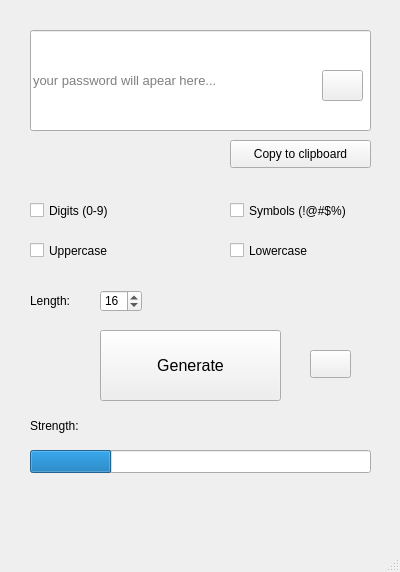
<?xml version="1.0" encoding="UTF-8"?>
<ui version="4.0">
 <class>MainWindow</class>
 <widget class="QMainWindow" name="MainWindow">
  <property name="geometry">
   <rect>
    <x>0</x>
    <y>0</y>
    <width>400</width>
    <height>572</height>
   </rect>
  </property>
  <property name="windowTitle">
   <string>MainWindow</string>
  </property>
  <widget class="QWidget" name="centralwidget">
   <widget class="QLineEdit" name="passwordLineEdit">
    <property name="geometry">
     <rect>
      <x>30</x>
      <y>30</y>
      <width>341</width>
      <height>101</height>
     </rect>
    </property>
    <property name="font">
     <font>
      <pointsize>10</pointsize>
     </font>
    </property>
    <property name="text">
     <string/>
    </property>
    <property name="readOnly">
     <bool>true</bool>
    </property>
    <property name="placeholderText">
     <string>your password will apear here...</string>
    </property>
   </widget>
   <widget class="QCheckBox" name="digitCheckBox">
    <property name="geometry">
     <rect>
      <x>30</x>
      <y>190</y>
      <width>150</width>
      <height>41</height>
     </rect>
    </property>
    <property name="font">
     <font>
      <pointsize>9</pointsize>
     </font>
    </property>
    <property name="text">
     <string>Digits (0-9)</string>
    </property>
   </widget>
   <widget class="QCheckBox" name="symbolCheckBox">
    <property name="geometry">
     <rect>
      <x>230</x>
      <y>190</y>
      <width>150</width>
      <height>41</height>
     </rect>
    </property>
    <property name="font">
     <font>
      <pointsize>9</pointsize>
     </font>
    </property>
    <property name="text">
     <string>Symbols (!@#$%)</string>
    </property>
   </widget>
   <widget class="QCheckBox" name="uppercaseCheckBox">
    <property name="geometry">
     <rect>
      <x>30</x>
      <y>230</y>
      <width>150</width>
      <height>41</height>
     </rect>
    </property>
    <property name="font">
     <font>
      <pointsize>9</pointsize>
     </font>
    </property>
    <property name="text">
     <string>Uppercase</string>
    </property>
   </widget>
   <widget class="QCheckBox" name="lowercaseCheckBox">
    <property name="geometry">
     <rect>
      <x>230</x>
      <y>230</y>
      <width>150</width>
      <height>41</height>
     </rect>
    </property>
    <property name="font">
     <font>
      <pointsize>9</pointsize>
     </font>
    </property>
    <property name="text">
     <string>Lowercase</string>
    </property>
   </widget>
   <widget class="QPushButton" name="copyButton">
    <property name="geometry">
     <rect>
      <x>230</x>
      <y>140</y>
      <width>141</width>
      <height>28</height>
     </rect>
    </property>
    <property name="text">
     <string>Copy to clipboard</string>
    </property>
    <property name="icon">
     <iconset>
      <normaloff>images/icons/myIcons/icons8-copy-40.png</normaloff>images/icons/myIcons/icons8-copy-40.png</iconset>
    </property>
   </widget>
   <widget class="QLabel" name="lengthLabel">
    <property name="geometry">
     <rect>
      <x>30</x>
      <y>280</y>
      <width>71</width>
      <height>41</height>
     </rect>
    </property>
    <property name="font">
     <font>
      <pointsize>9</pointsize>
     </font>
    </property>
    <property name="text">
     <string>Length:</string>
    </property>
   </widget>
   <widget class="QPushButton" name="generateButton">
    <property name="geometry">
     <rect>
      <x>100</x>
      <y>330</y>
      <width>181</width>
      <height>71</height>
     </rect>
    </property>
    <property name="font">
     <font>
      <pointsize>12</pointsize>
     </font>
    </property>
    <property name="text">
     <string>Generate</string>
    </property>
   </widget>
   <widget class="QLabel" name="strengthLabel">
    <property name="geometry">
     <rect>
      <x>30</x>
      <y>410</y>
      <width>341</width>
      <height>31</height>
     </rect>
    </property>
    <property name="font">
     <font>
      <pointsize>9</pointsize>
     </font>
    </property>
    <property name="text">
     <string>Strength:</string>
    </property>
   </widget>
   <widget class="QSpinBox" name="lengthSpinBox">
    <property name="geometry">
     <rect>
      <x>100</x>
      <y>290</y>
      <width>42</width>
      <height>22</height>
     </rect>
    </property>
    <property name="minimum">
     <number>4</number>
    </property>
    <property name="maximum">
     <number>128</number>
    </property>
    <property name="value">
     <number>16</number>
    </property>
   </widget>
   <widget class="QProgressBar" name="strengthProgressBar">
    <property name="geometry">
     <rect>
      <x>30</x>
      <y>450</y>
      <width>341</width>
      <height>23</height>
     </rect>
    </property>
    <property name="value">
     <number>24</number>
    </property>
    <property name="textVisible">
     <bool>false</bool>
    </property>
   </widget>
   <widget class="QPushButton" name="refreshButton">
    <property name="geometry">
     <rect>
      <x>310</x>
      <y>350</y>
      <width>41</width>
      <height>28</height>
     </rect>
    </property>
    <property name="text">
     <string/>
    </property>
    <property name="icon">
     <iconset>
      <normaloff>images/icons/myIcons/icons8-refresh-26.png</normaloff>images/icons/myIcons/icons8-refresh-26.png</iconset>
    </property>
   </widget>
   <widget class="QPushButton" name="visibleButton">
    <property name="geometry">
     <rect>
      <x>322</x>
      <y>70</y>
      <width>41</width>
      <height>31</height>
     </rect>
    </property>
    <property name="text">
     <string/>
    </property>
    <property name="icon">
     <iconset>
      <normaloff>images/icons/myIcons/icons8-eye-40.png</normaloff>images/icons/myIcons/icons8-eye-40.png</iconset>
    </property>
   </widget>
  </widget>
  <widget class="QMenuBar" name="menubar">
   <property name="geometry">
    <rect>
     <x>0</x>
     <y>0</y>
     <width>400</width>
     <height>26</height>
    </rect>
   </property>
  </widget>
  <widget class="QStatusBar" name="statusbar"/>
 </widget>
 <resources/>
 <connections/>
</ui>
